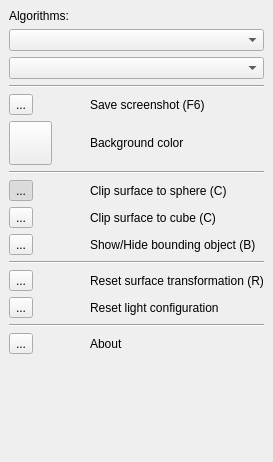
<ui version="4.0" >
 <class>miscellaneous</class>
 <widget class="QWidget" name="miscellaneous" >
  <property name="geometry" >
   <rect>
    <x>0</x>
    <y>0</y>
    <width>260</width>
    <height>462</height>
   </rect>
  </property>
  <property name="windowTitle" >
   <string>Form</string>
  </property>
  <layout class="QVBoxLayout" >
   <property name="margin" >
    <number>9</number>
   </property>
   <property name="spacing" >
    <number>6</number>
   </property>
   <item>
    <widget class="QLabel" name="label_10" >
     <property name="text" >
      <string>Algorithms:</string>
     </property>
    </widget>
   </item>
   <item>
    <widget class="QComboBox" name="polyCoeffMethod" >
     <property name="toolTip" >
      <string>Method for calculation of polynomial coefficients.</string>
     </property>
    </widget>
   </item>
   <item>
    <widget class="QComboBox" name="rootFinderMethod" >
     <property name="toolTip" >
      <string>Method for calculation of polynomial roots.</string>
     </property>
    </widget>
   </item>
   <item>
    <widget class="Line" name="line_4" >
     <property name="orientation" >
      <enum>Qt::Horizontal</enum>
     </property>
    </widget>
   </item>
   <item>
    <layout class="QGridLayout" >
     <property name="margin" >
      <number>0</number>
     </property>
     <property name="spacing" >
      <number>6</number>
     </property>
     <item row="8" column="0" >
      <widget class="QToolButton" name="resetLightConfig" >
       <property name="toolTip" >
        <string>Reset all lights to the default values.</string>
       </property>
       <property name="text" >
        <string>...</string>
       </property>
       <property name="icon" >
        <iconset resource="resource.qrc" >:/resources/reset_light.png</iconset>
       </property>
       <property name="iconSize" >
        <size>
         <width>32</width>
         <height>32</height>
        </size>
       </property>
      </widget>
     </item>
     <item row="10" column="1" >
      <widget class="QLabel" name="label_7" >
       <property name="text" >
        <string>About</string>
       </property>
      </widget>
     </item>
     <item row="4" column="0" >
      <widget class="QToolButton" name="clipToCube" >
       <property name="toolTip" >
        <string>Clip the algebraic surface to a cube.</string>
       </property>
       <property name="text" >
        <string>...</string>
       </property>
       <property name="icon" >
        <iconset resource="resource.qrc" >:/resources/cube_clipping.png</iconset>
       </property>
       <property name="iconSize" >
        <size>
         <width>32</width>
         <height>32</height>
        </size>
       </property>
       <property name="checkable" >
        <bool>true</bool>
       </property>
       <property name="autoExclusive" >
        <bool>true</bool>
       </property>
      </widget>
     </item>
     <item row="5" column="0" >
      <widget class="QToolButton" name="showHideBoundingObject" >
       <property name="focusPolicy" >
        <enum>Qt::StrongFocus</enum>
       </property>
       <property name="toolTip" >
        <string>Show or hide the mesh of the object, which is used to clip the surface (i.e. cube or sphere).</string>
       </property>
       <property name="text" >
        <string>...</string>
       </property>
       <property name="icon" >
        <iconset resource="resource.qrc" >:/resources/bounding_object_off.png</iconset>
       </property>
       <property name="iconSize" >
        <size>
         <width>32</width>
         <height>32</height>
        </size>
       </property>
       <property name="checkable" >
        <bool>true</bool>
       </property>
      </widget>
     </item>
     <item row="7" column="0" >
      <widget class="QToolButton" name="resetSurfaceTransformation" >
       <property name="toolTip" >
        <string>Reset the translation, rotation and scale of the surface to it's defaults.</string>
       </property>
       <property name="text" >
        <string>...</string>
       </property>
       <property name="icon" >
        <iconset resource="resource.qrc" >:/resources/reset_transform.png</iconset>
       </property>
       <property name="iconSize" >
        <size>
         <width>32</width>
         <height>32</height>
        </size>
       </property>
      </widget>
     </item>
     <item row="0" column="0" >
      <widget class="QToolButton" name="screenshot" >
       <property name="focusPolicy" >
        <enum>Qt::StrongFocus</enum>
       </property>
       <property name="toolTip" >
        <string>Make a screenshot und save it as a PNG file.</string>
       </property>
       <property name="text" >
        <string>...</string>
       </property>
       <property name="icon" >
        <iconset resource="resource.qrc" >:/resources/screenshot.png</iconset>
       </property>
       <property name="iconSize" >
        <size>
         <width>32</width>
         <height>32</height>
        </size>
       </property>
       <property name="checkable" >
        <bool>false</bool>
       </property>
      </widget>
     </item>
     <item row="1" column="1" >
      <widget class="QLabel" name="label_8" >
       <property name="text" >
        <string>Background color</string>
       </property>
      </widget>
     </item>
     <item row="7" column="1" >
      <widget class="QLabel" name="label_4" >
       <property name="text" >
        <string>Reset surface transformation (R)</string>
       </property>
      </widget>
     </item>
     <item row="11" column="0" >
      <spacer>
       <property name="orientation" >
        <enum>Qt::Vertical</enum>
       </property>
       <property name="sizeHint" >
        <size>
         <width>75</width>
         <height>16</height>
        </size>
       </property>
      </spacer>
     </item>
     <item row="2" column="0" colspan="2" >
      <widget class="Line" name="line_3" >
       <property name="orientation" >
        <enum>Qt::Horizontal</enum>
       </property>
      </widget>
     </item>
     <item row="3" column="1" >
      <widget class="QLabel" name="label_2" >
       <property name="text" >
        <string>Clip surface to sphere (C)</string>
       </property>
      </widget>
     </item>
     <item row="3" column="0" >
      <widget class="QToolButton" name="clipToSphere" >
       <property name="toolTip" >
        <string>Clip the algebraic surface to a sphere.</string>
       </property>
       <property name="text" >
        <string>...</string>
       </property>
       <property name="icon" >
        <iconset resource="resource.qrc" >:/resources/sphere_clipping.png</iconset>
       </property>
       <property name="iconSize" >
        <size>
         <width>32</width>
         <height>32</height>
        </size>
       </property>
       <property name="checkable" >
        <bool>true</bool>
       </property>
       <property name="checked" >
        <bool>true</bool>
       </property>
       <property name="autoExclusive" >
        <bool>true</bool>
       </property>
      </widget>
     </item>
     <item row="4" column="1" >
      <widget class="QLabel" name="label" >
       <property name="text" >
        <string>Clip surface to cube (C)</string>
       </property>
      </widget>
     </item>
     <item row="1" column="0" >
      <widget class="ColorPicker" name="bgColor" >
       <property name="sizePolicy" >
        <sizepolicy>
         <hsizetype>0</hsizetype>
         <vsizetype>0</vsizetype>
         <horstretch>0</horstretch>
         <verstretch>0</verstretch>
        </sizepolicy>
       </property>
       <property name="minimumSize" >
        <size>
         <width>43</width>
         <height>44</height>
        </size>
       </property>
       <property name="maximumSize" >
        <size>
         <width>43</width>
         <height>44</height>
        </size>
       </property>
       <property name="toolTip" >
        <string>Choose the background color of the surface render area.</string>
       </property>
       <property name="text" >
        <string/>
       </property>
       <property name="iconSize" >
        <size>
         <width>32</width>
         <height>32</height>
        </size>
       </property>
       <property name="shortcut" >
        <string/>
       </property>
      </widget>
     </item>
     <item row="5" column="1" >
      <widget class="QLabel" name="label_3" >
       <property name="text" >
        <string>Show/Hide bounding object (B)</string>
       </property>
      </widget>
     </item>
     <item row="6" column="0" colspan="2" >
      <widget class="Line" name="line_2" >
       <property name="orientation" >
        <enum>Qt::Horizontal</enum>
       </property>
      </widget>
     </item>
     <item row="9" column="0" colspan="2" >
      <widget class="Line" name="line" >
       <property name="orientation" >
        <enum>Qt::Horizontal</enum>
       </property>
      </widget>
     </item>
     <item row="10" column="0" >
      <widget class="QToolButton" name="about" >
       <property name="toolTip" >
        <string>About RealSurf and the author.</string>
       </property>
       <property name="text" >
        <string>...</string>
       </property>
       <property name="icon" >
        <iconset resource="resource.qrc" >:/resources/about.png</iconset>
       </property>
       <property name="iconSize" >
        <size>
         <width>32</width>
         <height>32</height>
        </size>
       </property>
      </widget>
     </item>
     <item row="0" column="1" >
      <widget class="QLabel" name="label_9" >
       <property name="text" >
        <string>Save screenshot (F6)</string>
       </property>
      </widget>
     </item>
     <item row="8" column="1" >
      <widget class="QLabel" name="label_5" >
       <property name="text" >
        <string>Reset light configuration</string>
       </property>
      </widget>
     </item>
     <item row="11" column="1" >
      <spacer>
       <property name="orientation" >
        <enum>Qt::Vertical</enum>
       </property>
       <property name="sizeHint" >
        <size>
         <width>159</width>
         <height>16</height>
        </size>
       </property>
      </spacer>
     </item>
    </layout>
   </item>
  </layout>
 </widget>
 <customwidgets>
  <customwidget>
   <class>ColorPicker</class>
   <extends>QPushButton</extends>
   <header>ColorPicker.h</header>
  </customwidget>
 </customwidgets>
 <resources>
  <include location="resource.qrc" />
 </resources>
 <connections/>
</ui>
